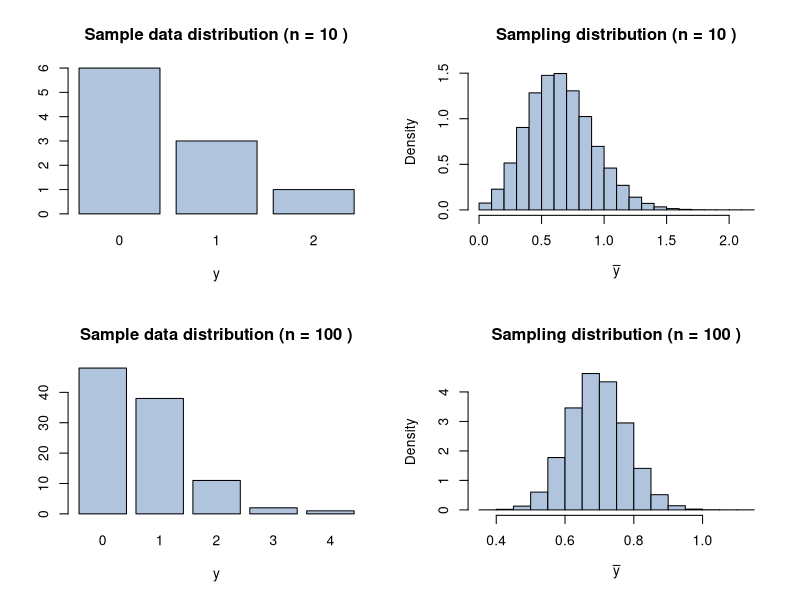

Generate this figure with R:
# Function to simulate sampling distribution of the mean for Poisson distribution
pois_CLT <- function(n, mu, B) {
  par(mfrow = c(2, 2))  
  for (i in 1:2) {
    Y <- matrix(rpois(n[i] * B, mu), ncol = n[i])  
    Ymean <- apply(Y, 1, mean)  
    barplot(table(Y[1,]), main = paste("Sample data distribution (n =", n[i], ")"), 
            xlab = "y", col = "lightsteelblue")
    hist(Ymean, main = paste("Sampling distribution (n =", n[i], ")"), 
         xlab = expression(bar(y)), col = "lightsteelblue", probability = TRUE)
  }
}

n <- c(10, 100)
pois_CLT(n, 0.7, 100000)
